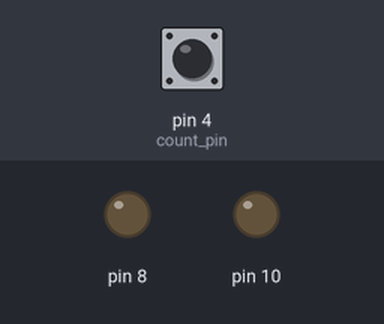
A sketch run on a simulated Arduino Uno, built with avr-gcc and run on an emulated ATmega328P. On the bench: output pins drawn as LEDs (lit = HIGH). Inputs (shaded band) come from the test bench; at power-on: pin 4 (count_pin) LOW. What the sketch prints to the serial monitor is not drawn.

Above: at 1.2 s.
1.3 s: pin 4 (count_pin) pulsed HIGH 2 times (0.12 s each, 0.3 s apart)
At 2.5 s:
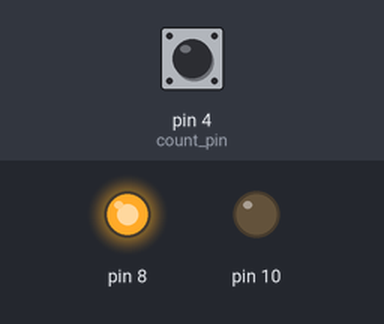
3.4 s: pin 4 (count_pin) driven HIGH
At 4.3 s:
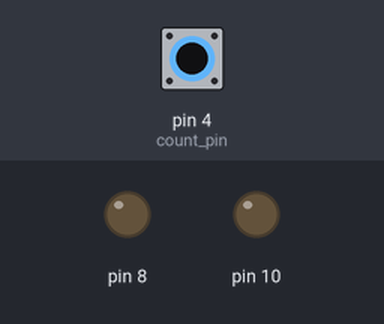
4.9 s: pin 4 (count_pin) driven LOW
At 5.6 s:
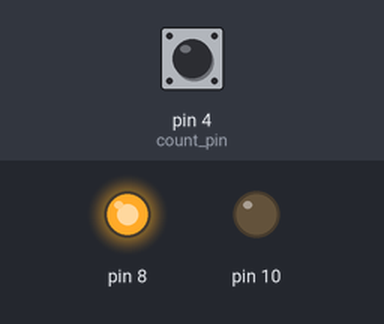
Timing chart, 0 to 7.9 s (numbered marks = the images above; inputs shaded):
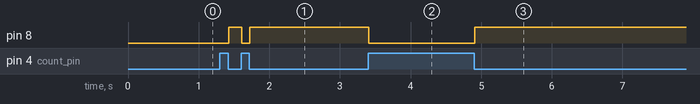

The sketch:

NewReedSwitchTestCode.ino
```cpp
//Set up count variable, last state variable and the count_pin
int count = 0;
int count_pin = 4;
int last_state = 0;

void setup() {
  // put your setup code here, to run once:

  //Start the serial
  Serial.begin(9600);

  pinMode(10, OUTPUT);

  // 5V as long as circuit is closed, 0V when circuit open
  pinMode(4, INPUT);

  //output is shown on this pin
  pinMode(8, OUTPUT);

}

void loop() {
  // put your main code here, to run repeatedly:

  //read the sensor pin (pin that connects wire to switch)

  int sensorVal = digitalRead(4);

  //print value of sensor
  Serial.println(sensorVal);

  //check if the state is equal to the sensor value state.
  //If it is, don't increment count. If not, change value and increase by 1.
  if (last_state != sensorVal) {
    if (sensorVal == HIGH) {
      digitalWrite(10, HIGH);
      digitalWrite(8, LOW);
      count += 1;
    }  else {
      digitalWrite(8, HIGH);
    }
  }

  digitalWrite(10, LOW);

  //change state to recent state and print count
  last_state = sensorVal;
  Serial.println(count);
}
```

Measured:
- after the input at 1.3 s, pin 8: LOW → HIGH after 0.13 s, → LOW 0.18 s later, → HIGH 0.12 s later
- after the input at 3.4 s, pin 8: HIGH → LOW at once
- after the input at 4.9 s, pin 8: LOW → HIGH at once
